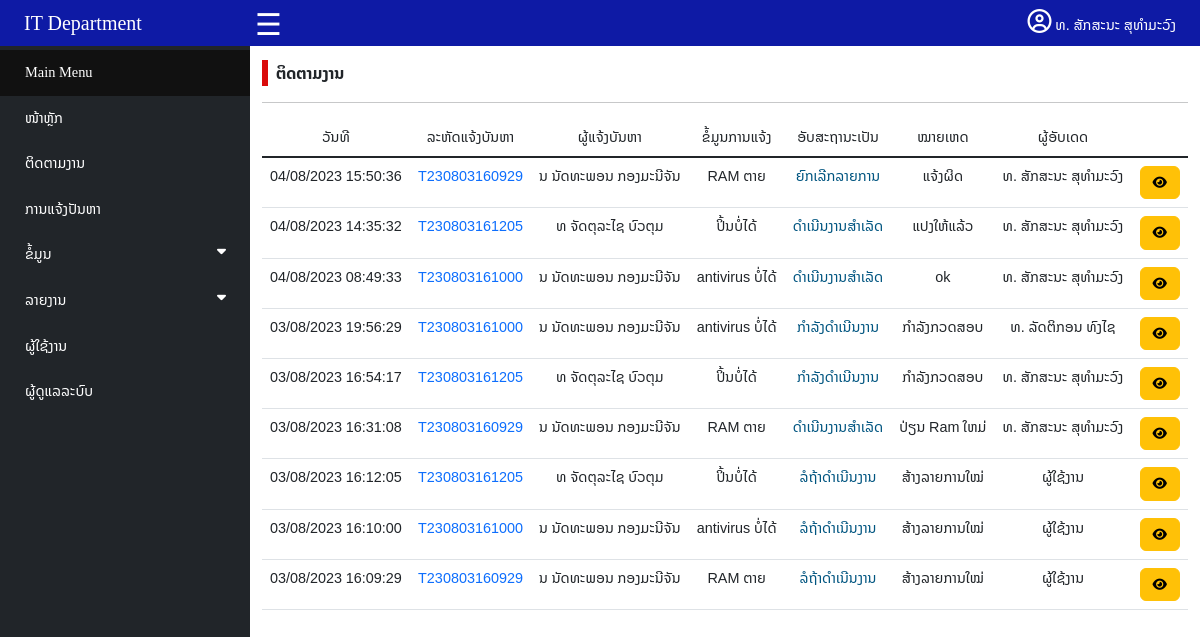
The page /helpdeskupdate.php (signed in) on the database its author committed.
### tables this page shows
CREATE TABLE `tbupdateticket` (
  `upticketid` int(11) NOT NULL,
  `upticketdate` datetime NOT NULL,
  `sttid` varchar(5) NOT NULL,
  `upticketdetail` text NOT NULL,
  `ticketid` varchar(20) NOT NULL,
  `admin` varchar(100) NOT NULL
);

CREATE TABLE `tbuser` (
  `userid` int(11) NOT NULL,
  `fullname` varchar(100) NOT NULL,
  `tel` varchar(15) NOT NULL,
  `position` varchar(80) NOT NULL,
  `partid` varchar(5) NOT NULL,
  `deid` varchar(5) NOT NULL,
  `officeid` varchar(10) NOT NULL,
  `status` varchar(10) NOT NULL,
  `username` varchar(50) NOT NULL,
  `password` varchar(20) NOT NULL
);

CREATE TABLE `tbticket` (
  `ticketid` varchar(20) NOT NULL,
  `ticketdate` datetime NOT NULL,
  `userid` int(11) NOT NULL,
  `ticketinfo` varchar(50) NOT NULL,
  `tickettype` varchar(50) NOT NULL,
  `detail` text NOT NULL,
  `img` text NOT NULL,
  `sttid` varchar(5) NOT NULL
);

CREATE TABLE `tbstatus` (
  `sttid` varchar(5) NOT NULL,
  `sttname` varchar(50) NOT NULL
);

### helpdeskupdate.php (the view, shortened to what this page needs)
<?php
if (isset($_SESSION['adminid']) && isset($_SESSION['adminname']) && isset($_SESSION['username'])) {
    require 'connect/connect.php';
    $sql = "SELECT tbupdateticket.upticketdate,tbupdateticket.sttid,tbstatus.sttname, tbupdateticket.upticketdetail,tbupdateticket.ticketid,tbticket.userid,tbuser.fullname,tbupdateticket.admin,tbticket.detail FROM tbupdateticket LEFT JOIN tbstatus ON tbupdateticket.sttid = tbstatus.sttid LEFT JOIN tbticket ON tbupdateticket.ticketid = tbticket.ticketid LEFT JOIN tbuser ON tbticket.userid = tbuser.userid ORDER BY tbupdateticket.upticketid DESC";
    $result = mysqli_query($con, $sql);
    $count = mysqli_num_rows($result);
?>
    <!DOCTYPE html>
    <html lang="en">
    <head>
        <link href="https://cdn.jsdelivr.net/npm/bootstrap@5.3.0/dist/css/bootstrap.min.css" rel="stylesheet">
        <link rel="stylesheet" href="https://cdnjs.cloudflare.com/ajax/libs/font-awesome/6.4.0/css/all.min.css" />
        <link rel="stylesheet" href="css/style.css">
        <link rel="stylesheet" href="css/nav.css">
    </head>
    <body>
        <?php require 'navadmin.php';
        ?>
        <div style="padding-top: 45px;">
            <?php require 'menu.php' ?>
            <div id="main" class="contents">
                <div class="container">
                    <div class="mt-3"><span class="px-2 fs-6" style="border-left:6px solid #da0b0b;font-weight:600;">ຕິດຕາມງານ</span></div>
                    <hr>
                    <?php if ($count > 0) { ?>
                        <div class="table-responsive-sm mt-2">
                            <table class="table table-hover">
                                <thead>
                                    <tr class="text-center">
                                        <td class="c">ວັນທີ</td>
                                        <td class="c">ລະຫັດແຈ້ງບັນຫາ</td>
                                        <td class="c">ຜູ້ແຈ້ງບັນຫາ</td>
                                        <td class="c">ຂໍ້ມູນການແຈ້ງ</td>
                                        <td class="c">ອັບສະຖານະເປັນ</td>
                                        <td class="c">ໝາຍເຫດ</td>
                                        <td class="c">ຜູ້ອັບເດດ</td>
                                    </tr>
                                </thead>
                                <tbody class="table-group-divider">
                                    <?php while ($row = mysqli_fetch_assoc($result)) {
                                        $newDate = date("d/m/Y H:i:s", strtotime($row["upticketdate"]));
                                    ?>
                                        <tr class="text-center r">
                                            <td class="text-center"><?php echo $newDate ?></td>
                                            <td><a class="text-decoration-none" href="helpdeskmanage.php?id=<?php echo $row["ticketid"]; ?>"><?php echo $row["ticketid"]; ?></a></span></td>
                                            <td><?php echo $row["fullname"]; ?></td>
                                            <td><?php echo $row["detail"]; ?></td>
                                            <td><label class="myalert"><?php echo $row["sttname"]; ?></label>
                        </div>
                        </td>
                        <td><?php echo $row["upticketdetail"]; ?></td>
                        <td class="text-center"><?php echo $row["admin"]; ?></td>
                        <td class="text-center"><a style="font-size:0.8rem" href="helpdeskmanage.php?id=<?php echo $row["ticketid"]; ?>" class="btn btn-warning"><i class="fa-solid fa-eye"></i></a></td>
                        </tr>
                    <?php } ?>
            <?php } else { ?>
                <div class="alert alert-danger mt-3">
                    ບໍ່ມີຂໍ້ມູນ
                </div>
            <?php } ?>
    </body>
    </html>
<?php
} else {
    header("Location: admin/adminlogin.php");
    exit();
}
?>

### css/style.css (style rules this page uses)
* { box-sizing: border-box; }
body { margin: 0; font-family: 'Noto Sans Lao', sans-serif; font-size: 0.9rem; }
a { text-decoration: none; }

### css/nav.css (style rules this page uses)
#main { transition: margin-left .5s; margin-left: 250px; }

### helpdeskupdate.php (style rules this page uses)
.myalert { color: #005580; }

### rows shown on the page
tbupdateticket: upticketdate "04/08/2023 15:50:36", ticketid "T230803160929", tbuser.fullname "ນ ນັດທະພອນ ກອງມະນີຈັນ", ticketid.detail "RAM ຕາຍ", sttid.sttname "ຍົກເລີກລາຍການ", upticketdetail "ແຈ້ງຜິດ", admin "ທ. ສັກສະນະ ສຸທຳມະວົງ"
tbupdateticket: upticketdate "04/08/2023 14:35:32", ticketid "T230803161205", tbuser.fullname "ທ ຈັດຕຸລະໄຊ ບົວຕຸມ", ticketid.detail "ປິ້ນບໍ່ໄດ້", sttid.sttname "ດຳເນີນງານສຳເລັດ", upticketdetail "ແປງໃຫ້ແລ້ວ", admin "ທ. ສັກສະນະ ສຸທຳມະວົງ"
tbupdateticket: upticketdate "04/08/2023 08:49:33", ticketid "T230803161000", tbuser.fullname "ນ ນັດທະພອນ ກອງມະນີຈັນ", ticketid.detail "antivirus ບໍ່ໄດ້", sttid.sttname "ດຳເນີນງານສຳເລັດ", upticketdetail "ok", admin "ທ. ສັກສະນະ ສຸທຳມະວົງ"
tbupdateticket: upticketdate "03/08/2023 19:56:29", ticketid "T230803161000", tbuser.fullname "ນ ນັດທະພອນ ກອງມະນີຈັນ", ticketid.detail "antivirus ບໍ່ໄດ້", sttid.sttname "ກຳລັງດຳເນີນງານ", upticketdetail "ກຳລັງກວດສອບ", admin "ທ. ລັດຕິກອນ ທົງໄຊ"
tbupdateticket: upticketdate "03/08/2023 16:54:17", ticketid "T230803161205", tbuser.fullname "ທ ຈັດຕຸລະໄຊ ບົວຕຸມ", ticketid.detail "ປິ້ນບໍ່ໄດ້", sttid.sttname "ກຳລັງດຳເນີນງານ", upticketdetail "ກຳລັງກວດສອບ", admin "ທ. ສັກສະນະ ສຸທຳມະວົງ"
tbupdateticket: upticketdate "03/08/2023 16:31:08", ticketid "T230803160929", tbuser.fullname "ນ ນັດທະພອນ ກອງມະນີຈັນ", ticketid.detail "RAM ຕາຍ", sttid.sttname "ດຳເນີນງານສຳເລັດ", upticketdetail "ປ່ຽນ Ram ໃຫມ່", admin "ທ. ສັກສະນະ ສຸທຳມະວົງ"
tbupdateticket: upticketdate "03/08/2023 16:12:05", ticketid "T230803161205", tbuser.fullname "ທ ຈັດຕຸລະໄຊ ບົວຕຸມ", ticketid.detail "ປິ້ນບໍ່ໄດ້", sttid.sttname "ລໍຖ້າດຳເນີນງານ", upticketdetail "ສ້າງລາຍການໃໝ່", admin "ຜູ້ໃຊ້ງານ"
tbupdateticket: upticketdate "03/08/2023 16:10:00", ticketid "T230803161000", tbuser.fullname "ນ ນັດທະພອນ ກອງມະນີຈັນ", ticketid.detail "antivirus ບໍ່ໄດ້", sttid.sttname "ລໍຖ້າດຳເນີນງານ", upticketdetail "ສ້າງລາຍການໃໝ່", admin "ຜູ້ໃຊ້ງານ"
tbupdateticket: upticketdate "03/08/2023 16:09:29", ticketid "T230803160929", tbuser.fullname "ນ ນັດທະພອນ ກອງມະນີຈັນ", ticketid.detail "RAM ຕາຍ", sttid.sttname "ລໍຖ້າດຳເນີນງານ", upticketdetail "ສ້າງລາຍການໃໝ່", admin "ຜູ້ໃຊ້ງານ"

### other values the page prints
$_SESSION['adminname'] "ທ. ສັກສະນະ ສຸທຳມະວົງ"
